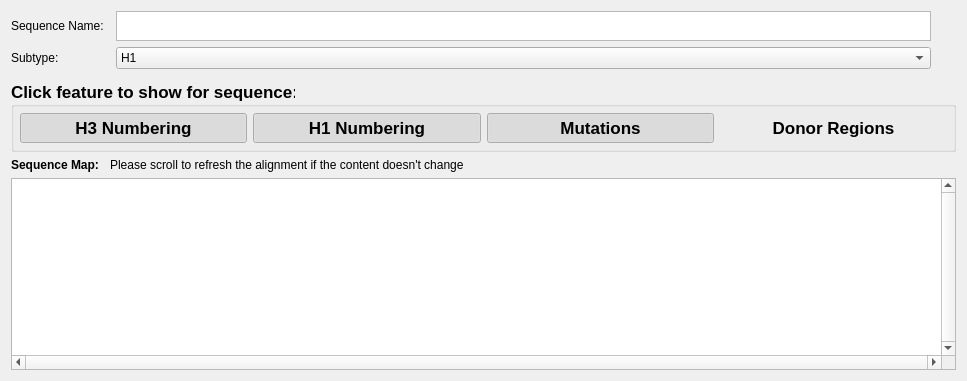
      <widget class="QWidget" name="tabSequence">
       <attribute name="title">
        <string>Sequence</string>
       </attribute>
       <layout class="QGridLayout" name="gridLayout_17">
        <item row="6" column="0">
         <widget class="QLabel" name="lblAAseq">
          <property name="minimumSize">
           <size>
            <width>0</width>
            <height>0</height>
           </size>
          </property>
          <property name="maximumSize">
           <size>
            <width>200</width>
            <height>16777215</height>
           </size>
          </property>
          <property name="font">
           <font>
            <family>Lucida Grande</family>
            <weight>75</weight>
            <bold>true</bold>
           </font>
          </property>
          <property name="text">
           <string>Sequence Map:</string>
          </property>
          <property name="alignment">
           <set>Qt::AlignLeading|Qt::AlignLeft|Qt::AlignTop</set>
          </property>
          <property name="wordWrap">
           <bool>true</bool>
          </property>
          <property name="margin">
           <number>0</number>
          </property>
         </widget>
        </item>
        <item row="8" column="0" colspan="6">
         <widget class="QTextEdit" name="txtAASeq">
          <property name="font">
           <font>
            <family>Courier New</family>
            <pointsize>18</pointsize>
            <weight>50</weight>
            <bold>false</bold>
           </font>
          </property>
          <property name="verticalScrollBarPolicy">
           <enum>Qt::ScrollBarAlwaysOn</enum>
          </property>
          <property name="horizontalScrollBarPolicy">
           <enum>Qt::ScrollBarAlwaysOn</enum>
          </property>
          <property name="lineWrapMode">
           <enum>QTextEdit::NoWrap</enum>
          </property>
          <property name="acceptRichText">
           <bool>true</bool>
          </property>
          <property name="textInteractionFlags">
           <set>Qt::TextSelectableByKeyboard|Qt::TextSelectableByMouse</set>
          </property>
         </widget>
        </item>
        <item row="5" column="0" colspan="6">
         <widget class="QGroupBox" name="groupBox">
          <property name="minimumSize">
           <size>
            <width>945</width>
            <height>60</height>
           </size>
          </property>
          <property name="font">
           <font>
            <family>Lucida Grande</family>
            <pointsize>13</pointsize>
            <weight>75</weight>
            <bold>true</bold>
           </font>
          </property>
          <property name="cursor">
           <cursorShape>ArrowCursor</cursorShape>
          </property>
          <property name="title">
           <string>Click feature to show for sequence:</string>
          </property>
          <layout class="QHBoxLayout" name="horizontalLayout">
           <property name="leftMargin">
            <number>6</number>
           </property>
           <property name="topMargin">
            <number>6</number>
           </property>
           <property name="rightMargin">
            <number>6</number>
           </property>
           <property name="bottomMargin">
            <number>6</number>
           </property>
           <item>
            <widget class="QPushButton" name="btnH3Num">
             <property name="minimumSize">
              <size>
               <width>0</width>
               <height>30</height>
              </size>
             </property>
             <property name="maximumSize">
              <size>
               <width>16777215</width>
               <height>16777215</height>
              </size>
             </property>
             <property name="autoFillBackground">
              <bool>false</bool>
             </property>
             <property name="text">
              <string>H3 Numbering</string>
             </property>
             <property name="checkable">
              <bool>true</bool>
             </property>
             <property name="checked">
              <bool>true</bool>
             </property>
             <property name="flat">
              <bool>true</bool>
             </property>
            </widget>
           </item>
           <item>
            <widget class="QPushButton" name="btnH1Num">
             <property name="minimumSize">
              <size>
               <width>0</width>
               <height>30</height>
              </size>
             </property>
             <property name="maximumSize">
              <size>
               <width>16777215</width>
               <height>16777215</height>
              </size>
             </property>
             <property name="autoFillBackground">
              <bool>false</bool>
             </property>
             <property name="text">
              <string>H1 Numbering</string>
             </property>
             <property name="checkable">
              <bool>true</bool>
             </property>
             <property name="checked">
              <bool>true</bool>
             </property>
             <property name="flat">
              <bool>true</bool>
             </property>
            </widget>
           </item>
           <item>
            <widget class="QPushButton" name="btnMuts">
             <property name="minimumSize">
              <size>
               <width>0</width>
               <height>30</height>
              </size>
             </property>
             <property name="maximumSize">
              <size>
               <width>16777215</width>
               <height>16777215</height>
              </size>
             </property>
             <property name="autoFillBackground">
              <bool>false</bool>
             </property>
             <property name="text">
              <string>Mutations</string>
             </property>
             <property name="checkable">
              <bool>true</bool>
             </property>
             <property name="checked">
              <bool>true</bool>
             </property>
             <property name="flat">
              <bool>true</bool>
             </property>
            </widget>
           </item>
           <item>
            <widget class="QPushButton" name="btnDonReg">
             <property name="minimumSize">
              <size>
               <width>0</width>
               <height>30</height>
              </size>
             </property>
             <property name="maximumSize">
              <size>
               <width>16777215</width>
               <height>16777215</height>
              </size>
             </property>
             <property name="autoFillBackground">
              <bool>false</bool>
             </property>
             <property name="text">
              <string>Donor Regions</string>
             </property>
             <property name="checkable">
              <bool>true</bool>
             </property>
             <property name="checked">
              <bool>false</bool>
             </property>
             <property name="flat">
              <bool>true</bool>
             </property>
            </widget>
           </item>
          </layout>
         </widget>
        </item>
        <item row="0" column="0">
         <widget class="QLabel" name="label_19">
          <property name="text">
           <string>Sequence Name:</string>
          </property>
         </widget>
        </item>
        <item row="6" column="1" colspan="2">
         <widget class="QLabel" name="label">
          <property name="text">
           <string>Please scroll to refresh the alignment if the content doesn't change</string>
          </property>
         </widget>
        </item>
        <item row="1" column="2">
         <widget class="QComboBox" name="cboSubtype_2">
          <property name="currentText">
           <string>H1</string>
          </property>
          <item>
           <property name="text">
            <string>H1</string>
           </property>
          </item>
          <item>
           <property name="text">
            <string>H2</string>
           </property>
          </item>
          <item>
           <property name="text">
            <string>H3</string>
           </property>
          </item>
          <item>
           <property name="text">
            <string>H4</string>
           </property>
          </item>
          <item>
           <property name="text">
            <string>H5</string>
           </property>
          </item>
          <item>
           <property name="text">
            <string>H6</string>
           </property>
          </item>
          <item>
           <property name="text">
            <string>H7</string>
           </property>
          </item>
          <item>
           <property name="text">
            <string>H8</string>
           </property>
          </item>
          <item>
           <property name="text">
            <string>H9</string>
           </property>
          </item>
          <item>
           <property name="text">
            <string>H10</string>
           </property>
          </item>
          <item>
           <property name="text">
            <string>H11</string>
           </property>
          </item>
          <item>
           <property name="text">
            <string>H12</string>
           </property>
          </item>
          <item>
           <property name="text">
            <string>H13</string>
           </property>
          </item>
          <item>
           <property name="text">
            <string>H14</string>
           </property>
          </item>
          <item>
           <property name="text">
            <string>H15</string>
           </property>
          </item>
          <item>
           <property name="text">
            <string>H16</string>
           </property>
          </item>
          <item>
           <property name="text">
            <string>H17</string>
           </property>
          </item>
          <item>
           <property name="text">
            <string>H18</string>
           </property>
          </item>
          <item>
           <property name="text">
            <string>N1</string>
           </property>
          </item>
          <item>
           <property name="text">
            <string>N2</string>
           </property>
          </item>
          <item>
           <property name="text">
            <string>N3</string>
           </property>
          </item>
          <item>
           <property name="text">
            <string>N4</string>
           </property>
          </item>
          <item>
           <property name="text">
            <string>N5</string>
           </property>
          </item>
          <item>
           <property name="text">
            <string>N6</string>
           </property>
          </item>
          <item>
           <property name="text">
            <string>N7</string>
           </property>
          </item>
          <item>
           <property name="text">
            <string>N8</string>
           </property>
          </item>
          <item>
           <property name="text">
            <string>N9</string>
           </property>
          </item>
          <item>
           <property name="text">
            <string>N10</string>
           </property>
          </item>
          <item>
           <property name="text">
            <string>N11</string>
           </property>
          </item>
          <item>
           <property name="text">
            <string>B</string>
           </property>
          </item>
          <item>
           <property name="text">
            <string>Other</string>
           </property>
          </item>
         </widget>
        </item>
        <item row="0" column="2">
         <widget class="QPlainTextEdit" name="txtSeqName2">
          <property name="maximumSize">
           <size>
            <width>16777215</width>
            <height>30</height>
           </size>
          </property>
         </widget>
        </item>
        <item row="1" column="0">
         <widget class="QLabel" name="label_20">
          <property name="text">
           <string>Subtype:</string>
          </property>
         </widget>
        </item>
        <item row="6" column="4">
         <widget class="QLabel" name="lblSeq2">
          <property name="text">
           <string/>
          </property>
         </widget>
        </item>
        <item row="4" column="0" colspan="6">
         <widget class="QFrame" name="frame_18">
          <property name="sizePolicy">
           <sizepolicy hsizetype="Preferred" vsizetype="Preferred">
            <horstretch>0</horstretch>
            <verstretch>0</verstretch>
           </sizepolicy>
          </property>
          <property name="frameShape">
           <enum>QFrame::NoFrame</enum>
          </property>
          <property name="frameShadow">
           <enum>QFrame::Raised</enum>
          </property>
          <widget class="QTextEdit" name="txtName_2">
           <property name="geometry">
            <rect>
             <x>77</x>
             <y>14</y>
             <width>851</width>
             <height>25</height>
            </rect>
           </property>
           <property name="sizePolicy">
            <sizepolicy hsizetype="Preferred" vsizetype="Preferred">
             <horstretch>0</horstretch>
             <verstretch>0</verstretch>
            </sizepolicy>
           </property>
           <property name="minimumSize">
            <size>
             <width>0</width>
             <height>25</height>
            </size>
           </property>
           <property name="maximumSize">
            <size>
             <width>1000</width>
             <height>20</height>
            </size>
           </property>
          </widget>
          <widget class="QLabel" name="seqlabel_23">
           <property name="geometry">
            <rect>
             <x>12</x>
             <y>12</y>
             <width>44</width>
             <height>17</height>
            </rect>
           </property>
           <property name="sizePolicy">
            <sizepolicy hsizetype="Preferred" vsizetype="Preferred">
             <horstretch>0</horstretch>
             <verstretch>0</verstretch>
            </sizepolicy>
           </property>
           <property name="minimumSize">
            <size>
             <width>0</width>
             <height>0</height>
            </size>
           </property>
           <property name="font">
            <font>
             <family>Lucida Grande</family>
             <pointsize>14</pointsize>
            </font>
           </property>
           <property name="text">
            <string>Name:</string>
           </property>
          </widget>
          <widget class="QLabel" name="seqlabel_21">
           <property name="geometry">
            <rect>
             <x>12</x>
             <y>47</y>
             <width>55</width>
             <height>17</height>
            </rect>
           </property>
           <property name="sizePolicy">
            <sizepolicy hsizetype="Preferred" vsizetype="Preferred">
             <horstretch>0</horstretch>
             <verstretch>0</verstretch>
            </sizepolicy>
           </property>
           <property name="minimumSize">
            <size>
             <width>0</width>
             <height>0</height>
            </size>
           </property>
           <property name="font">
            <font>
             <family>Lucida Grande</family>
             <pointsize>14</pointsize>
            </font>
           </property>
           <property name="text">
            <string>Subtype</string>
           </property>
          </widget>
          <widget class="QTextEdit" name="txtGroup_2">
           <property name="geometry">
            <rect>
             <x>77</x>
             <y>49</y>
             <width>244</width>
             <height>25</height>
            </rect>
           </property>
           <property name="sizePolicy">
            <sizepolicy hsizetype="Preferred" vsizetype="Preferred">
             <horstretch>0</horstretch>
             <verstretch>0</verstretch>
            </sizepolicy>
           </property>
           <property name="minimumSize">
            <size>
             <width>0</width>
             <height>25</height>
            </size>
           </property>
           <property name="maximumSize">
            <size>
             <width>1000</width>
             <height>20</height>
            </size>
           </property>
          </widget>
         </widget>
        </item>
       </layout>
       <zorder>frame_18</zorder>
       <zorder>groupBox</zorder>
       <zorder>txtAASeq</zorder>
       <zorder>lblSeq2</zorder>
       <zorder>lblAAseq</zorder>
       <zorder>label_19</zorder>
       <zorder>label_20</zorder>
       <zorder>cboSubtype_2</zorder>
       <zorder>txtSeqName2</zorder>
       <zorder>label</zorder>
      </widget>
